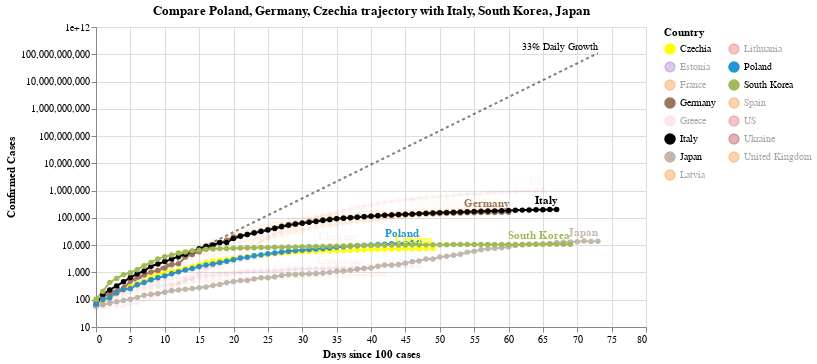

This figure's notebook cell:
### Code cell
#hide_input
chart2 = make_since_chart(['Poland', 'Germany', 'Czechia'])
chart2

### Figure 1 — Vega-Lite specification as saved in the notebook (floating-point values rounded to 4 significant figures; data arrays with more than 128 entries replaced by an {"elided": "..."} marker saying what was removed)
{"config": {"view": {"continuousWidth": 400, "continuousHeight": 300}}, "layer": [{"mark": {"type": "line", "color": "black", "opacity": 0.5, "strokeDash": [3, 3]}, "encoding": {"x": {"type": "quantitative", "field": "Days since 100 cases"}, "y": {"type": "quantitative", "field": "Confirmed Cases"}}}, {"mark": {"type": "text", "align": "right", "dy": -6, "fontSize": 10, "text": "33% Daily Growth"}, "encoding": {"x": {"type": "quantitative", "field": "Days since 100 cases"}, "y": {"type": "quantitative", "field": "Confirmed Cases"}}, "transform": [{"filter": "(datum['Days since 100 cases'] >= 73)"}]}, {"data": {"name": "data-41cd1ce836814c559ef2af30362119ef"}, "mark": {"type": "line", "point": true}, "encoding": {"color": {"type": "nominal", "field": "Country", "legend": {"columns": 2}, "scale": {"domain": ["Czechia", "Estonia", "France", "Germany", "Greece", "Italy", "Japan", "Latvia", "Lithuania", "Poland", "South Korea", "Spain", "US", "Ukraine", "United Kingdom"], "range": ["yellow", "#9467bd", "#F58518", "#9D755D", "pink", "black", "#C1B7AD", "#F58518", "#E45756", "#2495D3", "#A1BA59", "#F58518", "#E45756", "brown", "#F58518"]}}, "opacity": {"condition": {"value": 1, "selection": "selector002"}, "value": 0.05}, "tooltip": [{"type": "nominal", "field": "Country"}, {"type": "temporal", "field": "Date"}, {"type": "quantitative", "field": "Confirmed Cases"}, {"type": "quantitative", "field": "Days since 100 cases"}], "x": {"type": "quantitative", "field": "Days since 100 cases"}, "y": {"type": "quantitative", "field": "Confirmed Cases", "scale": {"type": "log"}}}, "selection": {"selector002": {"type": "multi", "fields": ["Country"], "bind": "legend", "init": [{"Country": "Poland"}, {"Country": "Germany"}, {"Country": "Czechia"}, {"Country": "Italy"}, {"Country": "South Korea"}, {"Country": "Japan"}]}}, "width": 550}, {"data": {"name": "data-41cd1ce836814c559ef2af30362119ef"}, "mark": {"type": "text", "align": "right", "dy": -8, "fontWeight": "bold"}, "encoding": {"color": {"type": "nominal", "field": "Country", "legend": {"columns": 2}, "scale": {"domain": ["Czechia", "Estonia", "France", "Germany", "Greece", "Italy", "Japan", "Latvia", "Lithuania", "Poland", "South Korea", "Spain", "US", "Ukraine", "United Kingdom"], "range": ["yellow", "#9467bd", "#F58518", "#9D755D", "pink", "black", "#C1B7AD", "#F58518", "#E45756", "#2495D3", "#A1BA59", "#F58518", "#E45756", "brown", "#F58518"]}}, "opacity": {"condition": {"value": 1, "selection": "selector002"}, "value": 0.05}, "text": {"type": "nominal", "field": "Country"}, "tooltip": [{"type": "nominal", "field": "Country"}, {"type": "temporal", "field": "Date"}, {"type": "quantitative", "field": "Confirmed Cases"}, {"type": "quantitative", "field": "Days since 100 cases"}], "x": {"type": "quantitative", "field": "Days since 100 cases"}, "y": {"type": "quantitative", "field": "Confirmed Cases", "scale": {"type": "log"}}}, "transform": [{"filter": "(datum['Date'] >= 1588118400000)"}], "width": 550}], "data": {"name": "data-529fe82ad0088db904012636adb1924d"}, "title": "Compare Poland, Germany, Czechia trajectory with Italy, South Korea, Japan", "$schema": "https://vega.github.io/schema/vega-lite/v4.0.2.json", "datasets": {"data-529fe82ad0088db904012636adb1924d": [{"Days since 100 cases": 0, "Confirmed Cases": 100.0}, {"Days since 100 cases": 1, "Confirmed Cases": 133.0}, {"Days since 100 cases": 2, "Confirmed Cases": 176.9}, {"Days since 100 cases": 3, "Confirmed Cases": 235.3}, {"Days since 100 cases": 4, "Confirmed Cases": 312.9}, {"Days since 100 cases": 5, "Confirmed Cases": 416.2}, {"Days since 100 cases": 6, "Confirmed Cases": 553.5}, {"Days since 100 cases": 7, "Confirmed Cases": 736.1}, {"Days since 100 cases": 8, "Confirmed Cases": 979.1}, {"Days since 100 cases": 9, "Confirmed Cases": 1302.0}, {"Days since 100 cases": 10, "Confirmed Cases": 1732.0}, {"Days since 100 cases": 11, "Confirmed Cases": 2303.0}, {"Days since 100 cases": 12, "Confirmed Cases": 3064.0}, {"Days since 100 cases": 13, "Confirmed Cases": 4074.0}, {"Days since 100 cases": 14, "Confirmed Cases": 5419.0}, {"Days since 100 cases": 15, "Confirmed Cases": 7207.0}, {"Days since 100 cases": 16, "Confirmed Cases": 9586.0}, {"Days since 100 cases": 17, "Confirmed Cases": 12750.0}, {"Days since 100 cases": 18, "Confirmed Cases": 16960.0}, {"Days since 100 cases": 19, "Confirmed Cases": 22550.0}, {"Days since 100 cases": 20, "Confirmed Cases": 29990.0}, {"Days since 100 cases": 21, "Confirmed Cases": 39890.0}, {"Days since 100 cases": 22, "Confirmed Cases": 53060.0}, {"Days since 100 cases": 23, "Confirmed Cases": 70560.0}, {"Days since 100 cases": 24, "Confirmed Cases": 93850.0}, {"Days since 100 cases": 25, "Confirmed Cases": 124800.0}, {"Days since 100 cases": 26, "Confirmed Cases": 166000.0}, {"Days since 100 cases": 27, "Confirmed Cases": 220800.0}, {"Days since 100 cases": 28, "Confirmed Cases": 293700.0}, {"Days since 100 cases": 29, "Confirmed Cases": 390600.0}, {"Days since 100 cases": 30, "Confirmed Cases": 519500.0}, {"Days since 100 cases": 31, "Confirmed Cases": 690900.0}, {"Days since 100 cases": 32, "Confirmed Cases": 918900.0}, {"Days since 100 cases": 33, "Confirmed Cases": 1222000.0}, {"Days since 100 cases": 34, "Confirmed Cases": 1625000.0}, {"Days since 100 cases": 35, "Confirmed Cases": 2162000.0}, {"Days since 100 cases": 36, "Confirmed Cases": 2875000.0}, {"Days since 100 cases": 37, "Confirmed Cases": 3824000.0}, {"Days since 100 cases": 38, "Confirmed Cases": 5086000.0}, {"Days since 100 cases": 39, "Confirmed Cases": 6764000.0}, {"Days since 100 cases": 40, "Confirmed Cases": 8996000.0}, {"Days since 100 cases": 41, "Confirmed Cases": 11970000.0}, {"Days since 100 cases": 42, "Confirmed Cases": 15910000.0}, {"Days since 100 cases": 43, "Confirmed Cases": 21170000.0}, {"Days since 100 cases": 44, "Confirmed Cases": 28150000.0}, {"Days since 100 cases": 45, "Confirmed Cases": 37440000.0}, {"Days since 100 cases": 46, "Confirmed Cases": 49790000.0}, {"Days since 100 cases": 47, "Confirmed Cases": 66230000.0}, {"Days since 100 cases": 48, "Confirmed Cases": 88080000.0}, {"Days since 100 cases": 49, "Confirmed Cases": 117100000.0}, {"Days since 100 cases": 50, "Confirmed Cases": 155800000.0}, {"Days since 100 cases": 51, "Confirmed Cases": 207200000.0}, {"Days since 100 cases": 52, "Confirmed Cases": 275600000.0}, {"Days since 100 cases": 53, "Confirmed Cases": 366600000.0}, {"Days since 100 cases": 54, "Confirmed Cases": 487500000.0}, {"Days since 100 cases": 55, "Confirmed Cases": 648400000.0}, {"Days since 100 cases": 56, "Confirmed Cases": 862400000.0}, {"Days since 100 cases": 57, "Confirmed Cases": 1147000000.0}, {"Days since 100 cases": 58, "Confirmed Cases": 1525000000.0}, {"Days since 100 cases": 59, "Confirmed Cases": 2029000000.0}, {"Days since 100 cases": 60, "Confirmed Cases": 2698000000.0}, {"Days since 100 cases": 61, "Confirmed Cases": 3589000000.0}, {"Days since 100 cases": 62, "Confirmed Cases": 4773000000.0}, {"Days since 100 cases": 63, "Confirmed Cases": 6348000000.0}, {"Days since 100 cases": 64, "Confirmed Cases": 8443000000.0}, {"Days since 100 cases": 65, "Confirmed Cases": 11230000000.0}, {"Days since 100 cases": 66, "Confirmed Cases": 14940000000.0}, {"Days since 100 cases": 67, "Confirmed Cases": 19860000000.0}, {"Days since 100 cases": 68, "Confirmed Cases": 26420000000.0}, {"Days since 100 cases": 69, "Confirmed Cases": 35140000000.0}, {"Days since 100 cases": 70, "Confirmed Cases": 46730000000.0}, {"Days since 100 cases": 71, "Confirmed Cases": 62150000000.0}, {"Days since 100 cases": 72, "Confirmed Cases": 82660000000.0}, {"Days since 100 cases": 73, "Confirmed Cases": 109900000000.0}], "data-41cd1ce836814c559ef2af30362119ef": {"elided": "840 records"}}}
